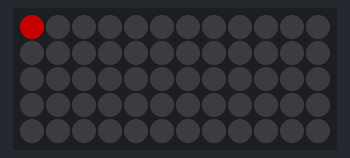
Bench run of a sketch on a simulated Arduino Uno, built with avr-gcc and run on an emulated ATmega328P. Shown: 12×5 RGB LED matrix (first LED top left, wired row by row). Dim RGB values are drawn brighter than linear; random numbers use the default seed unless the sketch sets one.

Above: at 0.05 s.
At 6.1 s:
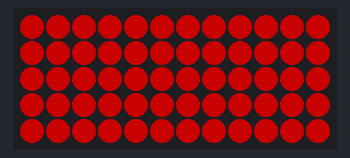
At 19.58 s:
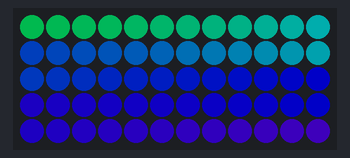
At 33.0 s:
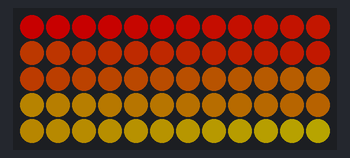
At 34.7 s:
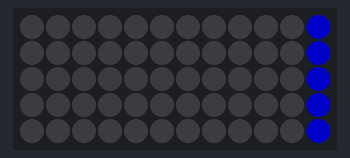
At 38.3 s:
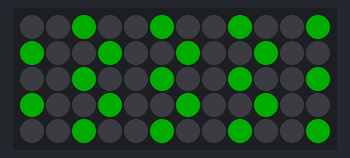

Measured:
- what the display in image 1 shows lasts 0.6 s, from 6.1 s to 6.7 s

The sketch:

Design1.ino
```cpp
#include <FastLED.h>

// Color Wipe: LEDs light up in a color, one by one.
// Rainbow Cycle: A smooth color transition effect.
// Chase: A “chasing” effect across the matrix.
// Theater Chase: Creates a marquee effect, popular in T1000-based designs.
// Random Sparkle: Random LEDs blink on and off.

#define NUM_LEDS 60              // Total number of LEDs (5 rows x 12 LEDs)
#define DATA_PIN 6               // Pin connected to the Data In of the first LED strip
#define BRIGHTNESS 100           // Brightness of the LEDs
#define ROWS 5                   // Number of rows in the matrix
#define COLUMNS 12               // Number of columns in the matrix
#define DELAY_TIME 100           // Delay between pattern updates

CRGB leds[NUM_LEDS];

// Zigzag mapping: Convert (x, y) coordinates to LED index
int XY(int x, int y) {
  if (y % 2 == 0) {
    return (y * COLUMNS) + x;  // Even rows: left to right
  } else {
    return (y * COLUMNS) + (COLUMNS - 1 - x);  // Odd rows: right to left
  }
}

void setup() {
  FastLED.addLeds<WS2812B, DATA_PIN, GRB>(leds, NUM_LEDS);
  FastLED.setBrightness(BRIGHTNESS);
}

void loop() {
  colorWipe(CRGB::Red);     // Example pattern 1
  delay(500);
  rainbowCycle();           // Example pattern 2
  delay(500);
  chaseEffect(CRGB::Blue);  // Example pattern 3
  delay(500);
  theaterChase(CRGB::Green);// Example pattern 4
  delay(500);
  randomSparkle();          // Example pattern 5
  delay(500);
}

// Color Wipe Effect
void colorWipe(CRGB color) {
  for (int i = 0; i < NUM_LEDS; i++) {
    leds[i] = color;
    FastLED.show();
    delay(DELAY_TIME);
  }
  FastLED.clear();  // Clear after the effect completes
}

// Rainbow Cycle
void rainbowCycle() {
  for (int j = 0; j < 256; j++) {  // Cycle through all 256 colors
    for (int i = 0; i < NUM_LEDS; i++) {
      leds[i] = CHSV((i + j) & 255, 255, 255);
    }
    FastLED.show();
    delay(DELAY_TIME);
  }
}

// Chase Effect
void chaseEffect(CRGB color) {
  for (int i = 0; i < COLUMNS; i++) {
    FastLED.clear();
    for (int y = 0; y < ROWS; y++) {
      leds[XY(i, y)] = color;  // Light up one column at a time
    }
    FastLED.show();
    delay(DELAY_TIME);
  }
}

// Theater Chase Effect
void theaterChase(CRGB color) {
  for (int j = 0; j < 10; j++) {  // Run this effect 10 times
    for (int q = 0; q < 3; q++) { // Loop through each position in a 3-step sequence
      for (int i = 0; i < NUM_LEDS; i += 3) {
        leds[(i + q) % NUM_LEDS] = color;  // Light every third LED
      }
      FastLED.show();
      delay(DELAY_TIME);
      for (int i = 0; i < NUM_LEDS; i += 3) {
        leds[(i + q) % NUM_LEDS] = CRGB::Black; // Turn off every third LED
      }
    }
  }
}

// Random Sparkle Effect
void randomSparkle() {
  FastLED.clear();
  for (int i = 0; i < 50; i++) {  // Sparkle 50 times
    int ledIndex = random(NUM_LEDS);
    leds[ledIndex] = CRGB::White;  // Random LED turns white
    FastLED.show();
    delay(50);
    leds[ledIndex] = CRGB::Black;  // Turn it off
  }
}
```
